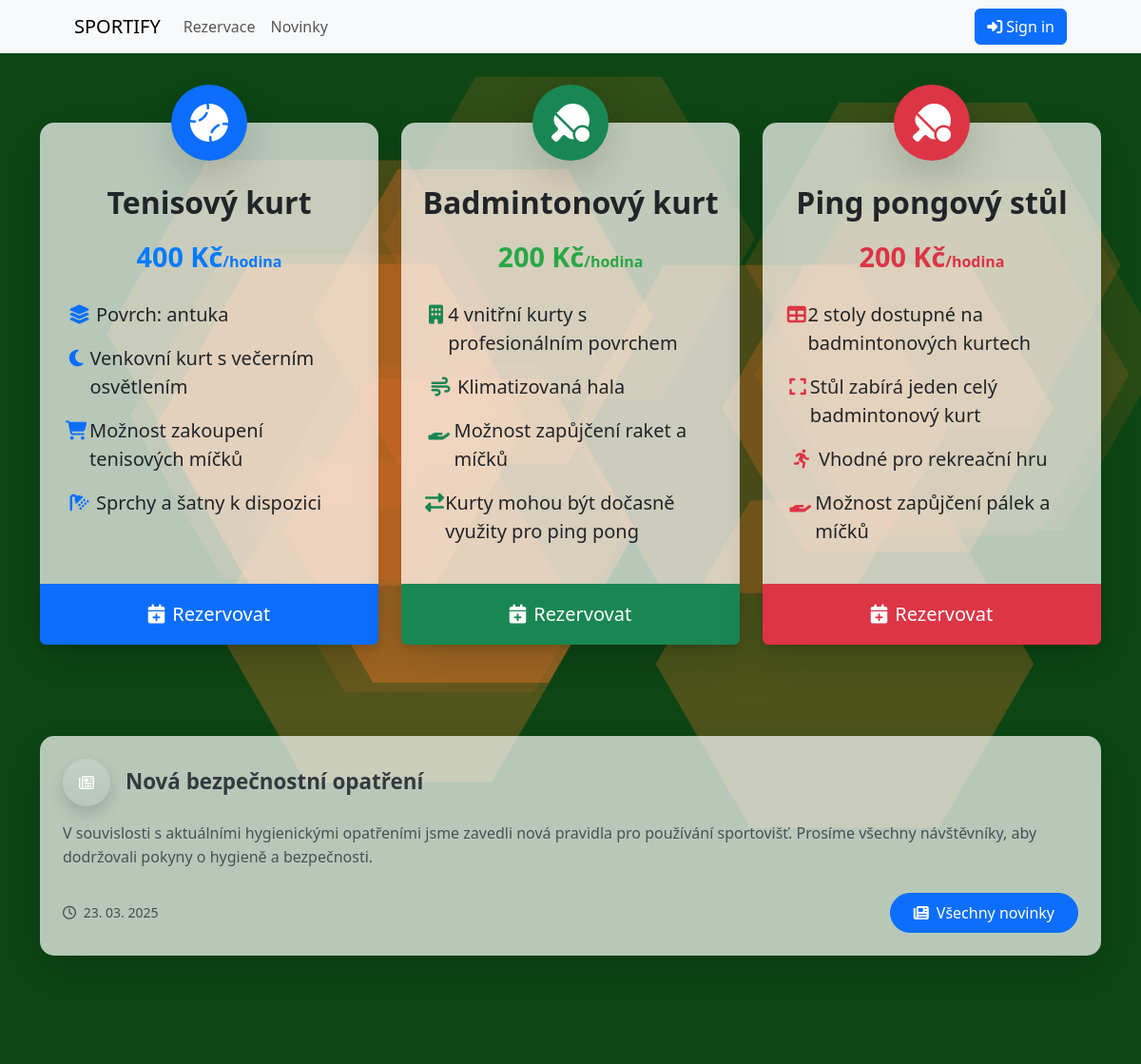
The page / on the database its author committed.
### rezervace/models.py (models this page shows, shortened)
class Novinky(models.Model):
    titulek = models.CharField(max_length=255)
    text = models.TextField()
    vytvoreno = models.DateTimeField(default=timezone.now)
    zverejneno = models.BooleanField(default=False)
    autor = models.ForeignKey(Uzivatele, on_delete=models.CASCADE, related_name='novinky')

### rezervace/views.py (the view)
# urls.py: path('', views.index, name='index'),
def index(request):
    news = Novinky.objects.all().order_by('-vytvoreno')[:4]
    return render(request, 'rezervace/index.html', {'news': news})

### templates/rezervace/index.html (shortened to what this page needs)
{% extends 'base.html' %}
{% load static %}
{% block content %}
    <div class="container my-5">
        <div class="row" style="padding-top: 25px;">
            <div class="col-md-4 mb-5">
                <div class="card card-zoom h-100 border-0 shadow-lg"
                     style="padding-top: 15px; border-radius: 15px; background: rgba(255, 255, 255, 0.7); transform: translateY(0); transition: all 0.3s ease;">
                    <div class="position-absolute top-0 start-50 translate-middle">
                        <div class="rounded-circle bg-primary d-flex justify-content-center align-items-center shadow-lg"
                             style="width: 80px; height: 80px; z-index: 1;">
                            <i class="fas fa-baseball-ball text-white" style="font-size: 2.5rem;"></i>
                        </div>
                    </div>
                    <div class="d-flex flex-column h-100" style="margin-top: 50px;">
                        <h2 class="text-center mb-3 fw-bold">Tenisový kurt</h2>
                        <div class="text-center mb-4 price fw-bold" style="font-size: 1.8rem; color: #007bff;">400 Kč<span style="font-size: 1rem;">/hodina</span></div>
                        <ul class="fs-5 mb-auto list-unstyled px-4">
                          <li class="mb-3 d-flex">
                            <div class="text-center" style="width: 35px;"><i class="fas fa-layer-group text-primary"></i></div>
                            <span>Povrch: antuka</span>
                          </li>
                          <li class="mb-3 d-flex">
                            <div class="text-center" style="width: 35px;"><i class="fas fa-moon text-primary"></i></div>
                            <span>Venkovní kurt s večerním osvětlením</span>
                          </li>
                          <li class="mb-3 d-flex">
                            <div class="text-center" style="width: 35px;"><i class="fas fa-shopping-cart text-primary"></i></div>
                            <span>Možnost zakoupení tenisových míčků</span>
                          </li>
                          <li class="mb-3 d-flex">
                            <div class="text-center" style="width: 35px;"><i class="fas fa-shower text-primary"></i></div>
                            <span>Sprchy a šatny k dispozici</span>
                          </li>
                        </ul>
                        <a href="{% url 'hriste' %}" class="btn btn-primary btn-lg w-100 py-3 rounded-bottom mt-4" style="border-top-left-radius: 0; border-top-right-radius: 0; font-size: 1.25rem; box-shadow: 0 4px 6px rgba(0,0,0,0.1);"><i class="fas fa-calendar-plus me-2"></i>Rezervovat</a>
                    </div>
                </div>
            </div>
            <div class="col-md-4 mb-5">
                <div class="card card-zoom h-100 border-0 shadow-lg"
                     style="padding-top: 15px; border-radius: 15px; background: rgba(255, 255, 255, 0.7); transform: translateY(0); transition: all 0.3s ease;">
                    <div class="position-absolute top-0 start-50 translate-middle">
                        <div class="rounded-circle bg-success d-flex justify-content-center align-items-center shadow-lg"
                             style="width: 80px; height: 80px; z-index: 1;">
                            <i class="fas fa-table-tennis text-white" style="font-size: 2.5rem;"></i>
                        </div>
                    </div>
                    <div class="d-flex flex-column h-100" style="margin-top: 50px;">
                        <h2 class="text-center mb-3 fw-bold">Badmintonový kurt</h2>
                        <div class="text-center mb-4 price fw-bold" style="font-size: 1.8rem; color: #28a745;">200 Kč<span style="font-size: 1rem;">/hodina</span></div>
                        <ul class="fs-5 mb-auto list-unstyled px-4">
                          <li class="mb-3 d-flex">
                            <div class="text-center" style="width: 35px;"><i class="fas fa-building text-success"></i></div>
                            <span>4 vnitřní kurty s profesionálním povrchem</span>
                          </li>
                          <li class="mb-3 d-flex">
                            <div class="text-center" style="width: 35px;"><i class="fas fa-wind text-success"></i></div>
                            <span>Klimatizovaná hala</span>
                          </li>
                          <li class="mb-3 d-flex">
                            <div class="text-center" style="width: 35px;"><i class="fas fa-hand-holding text-success"></i></div>
                            <span>Možnost zapůjčení raket a míčků</span>
                          </li>
                          <li class="mb-3 d-flex">
                            <div class="text-center" style="width: 35px;"><i class="fas fa-exchange-alt text-success"></i></div>
                            <span>Kurty mohou být dočasně využity pro ping pong</span>
                          </li>
                        </ul>
                        <a href="{% url 'hriste' %}" class="btn btn-success btn-lg w-100 py-3 rounded-bottom mt-4" style="border-top-left-radius: 0; border-top-right-radius: 0; font-size: 1.25rem; box-shadow: 0 4px 6px rgba(0,0,0,0.1);"><i class="fas fa-calendar-plus me-2"></i>Rezervovat</a>
                    </div>
                </div>
            </div>
            <div class="col-md-4 mb-5">
                <div class="card card-zoom h-100 border-0 shadow-lg"
                     style="padding-top: 15px; border-radius: 15px; background: rgba(255, 255, 255, 0.7); transform: translateY(0); transition: all 0.3s ease;">
                    <div class="position-absolute top-0 start-50 translate-middle">
                        <div class="rounded-circle bg-danger d-flex justify-content-center align-items-center shadow-lg"
                             style="width: 80px; height: 80px; z-index: 1;">
                            <i class="fas fa-table-tennis text-white" style="font-size: 2.5rem;"></i>
                        </div>
                    </div>
                    <div class="d-flex flex-column h-100" style="margin-top: 50px;">
                        <h2 class="text-center mb-3 fw-bold">Ping pongový stůl</h2>
                        <div class="text-center mb-4 price fw-bold" style="font-size: 1.8rem; color: #dc3545;">200 Kč<span style="font-size: 1rem;">/hodina</span></div>
                        <ul class="fs-5 mb-auto list-unstyled px-4">
                            <li class="mb-3 d-flex">
                              <div class="text-center" style="width: 35px;"><i class="fas fa-table text-danger"></i></div>
                              <span>2 stoly dostupné na badmintonových kurtech</span>
                            </li>
                            <li class="mb-3 d-flex">
                              <div class="text-center" style="width: 35px;"><i class="fas fa-expand text-danger"></i></div>
                              <span>Stůl zabírá jeden celý badmintonový kurt</span>
                            </li>
                            <li class="mb-3 d-flex">
                              <div class="text-center" style="width: 35px;"><i class="fas fa-running text-danger"></i></div>
                              <span>Vhodné pro rekreační hru</span>
                            </li>
                            <li class="mb-3 d-flex">
                              <div class="text-center" style="width: 35px;"><i class="fas fa-hand-holding text-danger"></i></div>
                              <span>Možnost zapůjčení pálek a míčků</span>
                            </li>
                        </ul>
                        <a href="{% url 'hriste' %}" class="btn btn-danger btn-lg w-100 py-3 rounded-bottom mt-4" style="border-top-left-radius: 0; border-top-right-radius: 0; font-size: 1.25rem; box-shadow: 0 4px 6px rgba(0,0,0,0.1);"><i class="fas fa-calendar-plus me-2"></i>Rezervovat</a>
                    </div>
                </div>
            </div>
        </div>
        <div class="row mt-5">
            {% if news %}
                {% with latest_news=news.0 %}
                <div class="col-12 mb-5">
                    <div class="card h-100 border-0 shadow-lg hover-card"
                         style="border-radius: 15px; background: rgba(255, 255, 255, 0.7); overflow: hidden; transition: all 0.3s ease;">
                        <div class="card-body p-4">
                            <div class="d-flex align-items-center mb-3">
                                <div class="rounded-circle bg-gradient text-white d-flex justify-content-center align-items-center me-3 shadow"
                                     style="width: 50px; height: 50px; min-width: 50px; background: linear-gradient(45deg, #007bff, #6610f2);">
                                    <i class="far fa-newspaper"></i>
                                </div>
                                <h3 class="card-title fw-bold mb-0" style="color: #343a40; font-size: 1.4rem;">{{ latest_news.titulek }}</h3>
                            </div>
                            <p class="card-text mt-3" style="color: #495057; line-height: 1.6;">
                                {{ latest_news.text|truncatewords:50 }}
                            </p>
                            <div class="d-flex justify-content-between align-items-center mt-4">
                                <small class="text-muted">
                                    <i class="far fa-clock me-1"></i> {{ latest_news.vytvoreno|date:"d. m. Y" }}
                                </small>
                                <a href="{% url 'novinky' %}" class="btn btn-primary rounded-pill px-4 py-2">
                                    <i class="fas fa-newspaper me-2"></i>Všechny novinky
                                </a>
                            </div>
                        </div>
                    </div>
                </div>
                {% endwith %}
            {% else %}
                <div class="col-12 text-center">
                    <p class="fs-5">Žádné aktuality nejsou k dispozici.</p>
                </div>
            {% endif %}
        </div>
    </div>
{% endblock %}

### rows shown on the page
Novinky: titulek "Nová bezpečnostní opatření", text "V souvislosti s aktuálními hygienickými opatřeními jsme zavedli nová pravidla pro používání sportovišť. Prosíme všechny návštěvníky, aby dodržovali pokyny o hygieně a bezpečnosti.", vytvoreno "23. 03. 2025"
